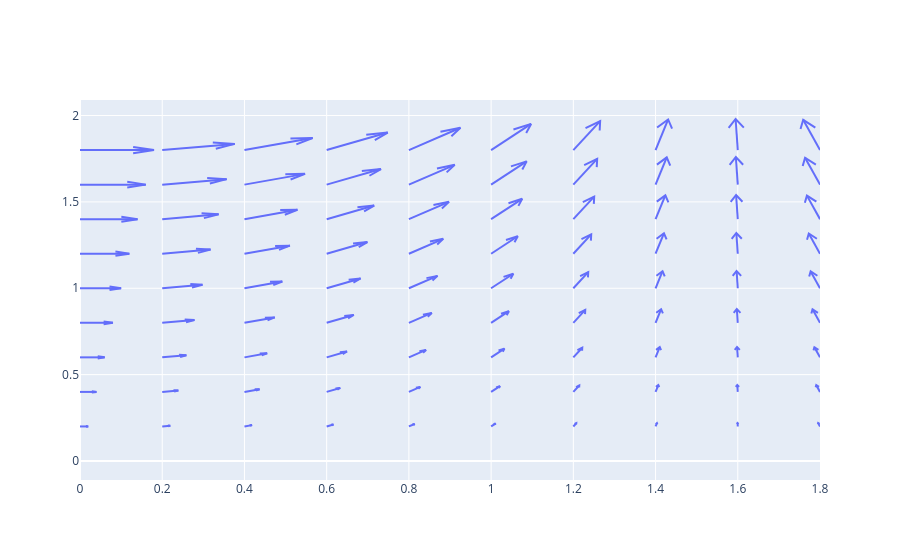

The notebook cell saved with this chart:
### Code cell
from plotly.figure_factory import create_quiver

import math
x,y = np.meshgrid(np.arange(0, 2, .2), np.arange(0, 2, .2))

u = np.cos(x)*y

v = np.sin(x)*y

#Create quiver

fig = create_quiver(x, y, u, v)

fig.show()

### Figure 1 — Plotly figure (JSON) as saved in the notebook; plotly's stock layout.template omitted (floating-point values rounded to 4 significant figures; data arrays with more than 128 entries replaced by an {"elided": "..."} marker saying what was removed)
{"data": [{"mode": "lines", "type": "scatter", "x": {"elided": "700 float values"}, "y": {"elided": "700 float values"}}], "layout": {"hovermode": "closest"}}
